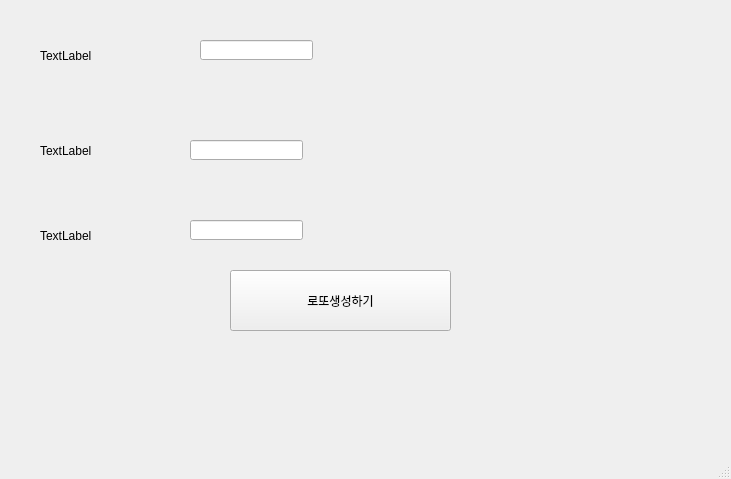
<?xml version="1.0" encoding="UTF-8"?>
<ui version="4.0">
 <class>MainWindow</class>
 <widget class="QMainWindow" name="MainWindow">
  <property name="geometry">
   <rect>
    <x>0</x>
    <y>0</y>
    <width>731</width>
    <height>479</height>
   </rect>
  </property>
  <property name="windowTitle">
   <string>MainWindow</string>
  </property>
  <widget class="QWidget" name="centralwidget">
   <widget class="QPushButton" name="pb">
    <property name="geometry">
     <rect>
      <x>230</x>
      <y>270</y>
      <width>221</width>
      <height>61</height>
     </rect>
    </property>
    <property name="text">
     <string>로또생성하기</string>
    </property>
   </widget>
   <widget class="QLabel" name="lbl1">
    <property name="geometry">
     <rect>
      <x>40</x>
      <y>20</y>
      <width>111</width>
      <height>71</height>
     </rect>
    </property>
    <property name="text">
     <string>TextLabel</string>
    </property>
   </widget>
   <widget class="QLabel" name="lbl2">
    <property name="geometry">
     <rect>
      <x>40</x>
      <y>100</y>
      <width>91</width>
      <height>101</height>
     </rect>
    </property>
    <property name="text">
     <string>TextLabel</string>
    </property>
   </widget>
   <widget class="QLabel" name="lbl3">
    <property name="geometry">
     <rect>
      <x>40</x>
      <y>200</y>
      <width>101</width>
      <height>71</height>
     </rect>
    </property>
    <property name="text">
     <string>TextLabel</string>
    </property>
   </widget>
   <widget class="QLineEdit" name="le1">
    <property name="geometry">
     <rect>
      <x>200</x>
      <y>40</y>
      <width>113</width>
      <height>20</height>
     </rect>
    </property>
   </widget>
   <widget class="QLineEdit" name="le2">
    <property name="geometry">
     <rect>
      <x>190</x>
      <y>140</y>
      <width>113</width>
      <height>20</height>
     </rect>
    </property>
   </widget>
   <widget class="QLineEdit" name="le3">
    <property name="geometry">
     <rect>
      <x>190</x>
      <y>220</y>
      <width>113</width>
      <height>20</height>
     </rect>
    </property>
   </widget>
  </widget>
  <widget class="QMenuBar" name="menubar">
   <property name="geometry">
    <rect>
     <x>0</x>
     <y>0</y>
     <width>731</width>
     <height>21</height>
    </rect>
   </property>
  </widget>
  <widget class="QStatusBar" name="statusbar"/>
 </widget>
 <resources/>
 <connections/>
</ui>
